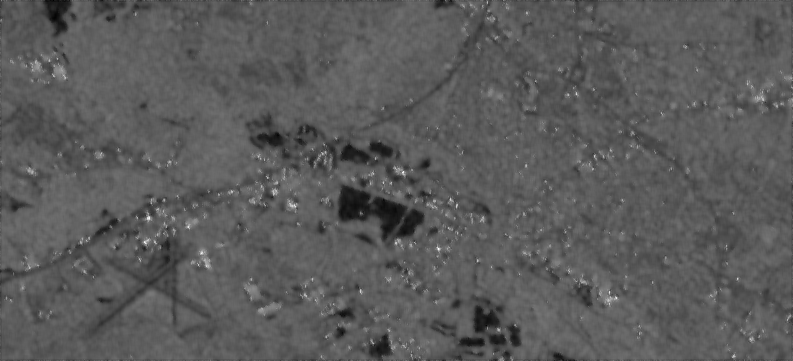
#> input picture Week Wise progress/Week 2/Codes/input.tif, 793 x 361 px
$ jupyter execute --allow-errors Project_Week_2.ipynb   (shell and % lines are left out)
#> lines starting #> are read from the running program, lines starting #| are printed output that depends on the picture; after the words box and inside, x2 and y2 are one past the last pixel; in counts of white or black regions, pixels touching at a corner belong together; long printed decimals are rounded
Importing all needed libraries

[cell 1]
import numpy as np
from PIL import Image
import os
import cv2
import cv2
from matplotlib import pyplot as plt

[cell 2]
from matplotlib.pyplot import figure
from PIL import Image


input_image = Image.open("input.tif") #load an image file
#> input_image is the input picture: PIL image 793x361 F; min -26.47, max 30.45, mean -6.2
input = np.array(input_image)
print(input.size)
#| 286273
print(input.shape)
#| (361, 793)
figure(figsize=(20, 15), dpi=100)
plt.imshow(input)
plt.show()

Input Image :

shape : (361,793)

size : 286273

________________________________________________________________

Label Image :

shape :(361, 793, 3)

size : 858819

[cell 3]
np.unique(input)

[cell 4]
histg = cv2.calcHist([input],[0],None,[256],[0,256])
#> histg = 256 values, max 996 at index 0, min 0 at index 29, mean 16.84
plt.plot(histg)
plt.title("Input_data")
plt.show()
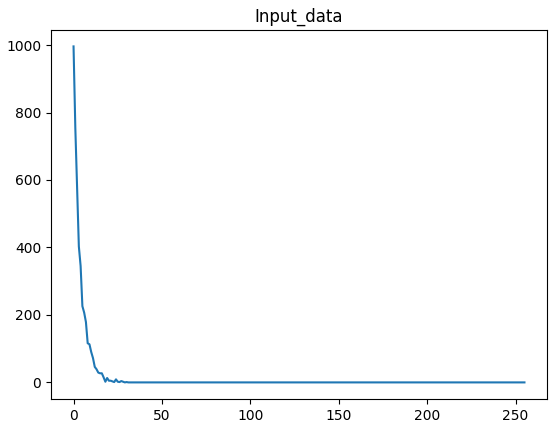
#> figure drawn by matplotlib, 1 panel; curve peaks at x = 0, y = 996

[cell 5]
Label_image_path = "Label1.jpg"

# Reading image
label_image = cv2.imread(Label_image_path)
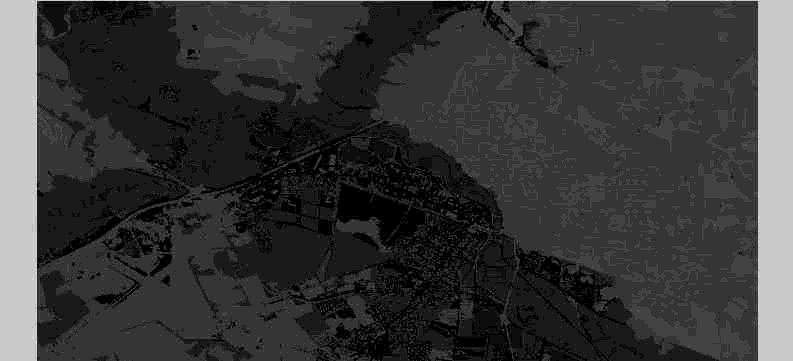
#> input picture Week Wise progress/Week 2/Codes/Label1.jpg, 793 x 361 px
#> label_image is the input picture: shape (361, 793, 3); min 0, max 19, mean 4.13


out = (label_image ==0 )*255
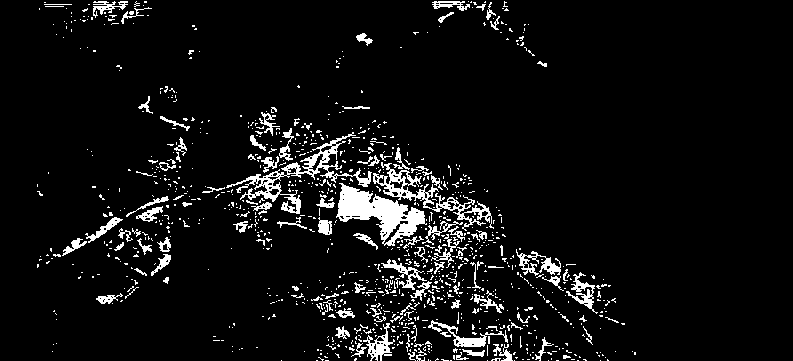
#> out: shape (361, 793, 3) int64; 6.6% white; 1030 white regions (909 under 20 px), largest, box (x1, y1, x2, y2) and area: (336, 183, 427, 246) 2421, (226, 132, 372, 214) 1799, (373, 162, 494, 231) 1422
figure(figsize=(20, 15), dpi=100)
plt.imshow(out)
plt.show()
# plt.imshow(out)

#> (a cell that did not finish here is left out)

A better graph of Labels

#> (a cell that did not finish here is left out)

Array of Labels

[cell 8]
# to print all possible vlaues of an array

np.set_printoptions(threshold=np.inf)

Array of labes

shape: (361, 793, 3)

size : 858819

arr[0][0] = [15 15 15]

#> (a cell that did not finish here is left out)

#> (a cell that did not finish here is left out)

First Element of input and output are:

label [0][0] = [15 15 15 ]

input[0][0] =  -12.253529

Now making new label named short_label ,which keeps one element in label
named short_label

#> (a cell that did not finish here is left out)

printing short label

#> (a cell that did not finish here is left out)

We have short label as short_label

short_label  size  = (361,793)

[cell 13]
from numpy import zeros, newaxis

Increase diminsions of short_labels

#> (a cell that did not finish here is left out)

increase dimension of input data

[cell 15]
#three_d_input
three_d_input = input[:,:,newaxis]
print(three_d_input.shape)
#| (361, 793, 1)

[cell 16]
print(three_d_input[0][0][0])
#| -12.254
